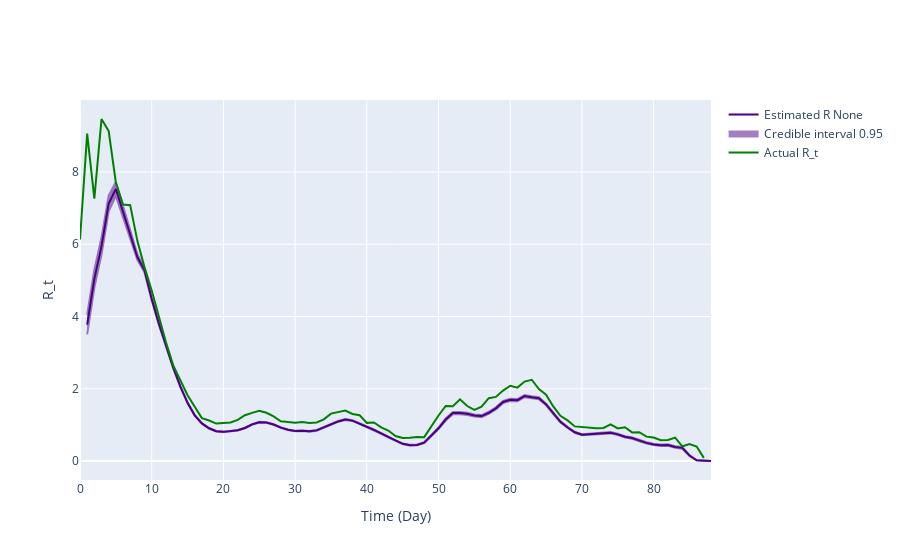

Here is the notebook cell this chart was saved with:
### Code cell
gamma_pdf_opt_r02 = gamma.pdf(x, result_r02.x[0], result_r02.x[1], result_r02.x[2])
inference = branchpro.BranchProPosterior(
    inc_data=inc_data_r02,
    daily_serial_interval=gamma_pdf_opt_r02,
    alpha=prior_a,
    beta=prior_b)

inference.run_inference(tau=tau)
intervals = inference.get_intervals(central_prob=.95)
intervals = process_intervals_data(intervals, gamma_pdf_opt_r02)

fig = plot_rt_fig(intervals, true_rt_r02[2:-1], gamma_pdf_opt_r02, end_time_point)
pio.write_image(fig.figure, 'kg_inference_plots/predicted_vs_true_rt_r02_optimal.png')
fig.show_figure()

### Figure 1 — Plotly figure (JSON) as saved in the notebook; plotly's stock layout.template omitted (floating-point values rounded to 4 significant figures; data arrays with more than 128 entries replaced by an {"elided": "..."} marker saying what was removed)
{"data": [{"line": {"color": "indigo"}, "mode": "lines", "name": "Estimated R None", "type": "scatter", "x": [1, 2, 3, 4, 5, 6, 7, 8, 9, 10, 11, 12, 13, 14, 15, 16, 17, 18, 19, 20, 21, 22, 23, 24, 25, 26, 27, 28, 29, 30, 31, 32, 33, 34, 35, 36, 37, 38, 39, 40, 41, 42, 43, 44, 45, 46, 47, 48, 49, 50, 51, 52, 53, 54, 55, 56, 57, 58, 59, 60, 61, 62, 63, 64, 65, 66, 67, 68, 69, 70, 71, 72, 73, 74, 75, 76, 77, 78, 79, 80, 81, 82, 83, 84, 85, 86, 87, 88], "y": [3.773, 5.042, 5.947, 7.126, 7.528, 6.879, 6.291, 5.646, 5.276, 4.485, 3.801, 3.176, 2.585, 2.058, 1.609, 1.265, 1.042, 0.9056, 0.8229, 0.8062, 0.8201, 0.8534, 0.9134, 1.013, 1.073, 1.066, 1.01, 0.9245, 0.8667, 0.8307, 0.8366, 0.8205, 0.8476, 0.9218, 1.012, 1.095, 1.148, 1.118, 1.036, 0.952, 0.862, 0.7633, 0.66, 0.5625, 0.4765, 0.4367, 0.445, 0.5093, 0.7012, 0.9058, 1.148, 1.325, 1.327, 1.306, 1.259, 1.243, 1.333, 1.457, 1.633, 1.694, 1.684, 1.796, 1.764, 1.737, 1.565, 1.314, 1.086, 0.9282, 0.796, 0.7252, 0.7396, 0.7636, 0.7651, 0.7821, 0.7372, 0.6696, 0.6354, 0.5664, 0.5015, 0.4596, 0.4368, 0.442, 0.3866, 0.3631, 0.1508, 0.01898, 5.331e-05, 0.0]}, {"fill": "toself", "fillcolor": "indigo", "line": {"color": "indigo"}, "mode": "lines", "name": "Credible interval 0.95", "opacity": 0.5, "showlegend": true, "type": "scatter", "x": {"elided": "176 int values"}, "y": {"elided": "176 float values"}}, {"line": {"color": "green"}, "mode": "lines", "name": "Actual R_t", "type": "scatter", "x": [0, 1, 2, 3, 4, 5, 6, 7, 8, 9, 10, 11, 12, 13, 14, 15, 16, 17, 18, 19, 20, 21, 22, 23, 24, 25, 26, 27, 28, 29, 30, 31, 32, 33, 34, 35, 36, 37, 38, 39, 40, 41, 42, 43, 44, 45, 46, 47, 48, 49, 50, 51, 52, 53, 54, 55, 56, 57, 58, 59, 60, 61, 62, 63, 64, 65, 66, 67, 68, 69, 70, 71, 72, 73, 74, 75, 76, 77, 78, 79, 80, 81, 82, 83, 84, 85, 86, 87, 88, 89, 90], "y": [6.132, 9.063, 7.261, 9.466, 9.131, 7.71, 7.097, 7.081, 6.093, 5.359, 4.72, 3.978, 3.279, 2.646, 2.212, 1.822, 1.504, 1.186, 1.119, 1.036, 1.05, 1.064, 1.139, 1.267, 1.333, 1.39, 1.336, 1.234, 1.099, 1.084, 1.058, 1.082, 1.052, 1.067, 1.152, 1.311, 1.362, 1.396, 1.301, 1.267, 1.056, 1.067, 0.9295, 0.843, 0.6916, 0.6365, 0.6428, 0.6644, 0.66, 0.9727, 1.26, 1.522, 1.517, 1.707, 1.522, 1.416, 1.503, 1.74, 1.775, 1.95, 2.083, 2.031, 2.198, 2.249, 1.99, 1.837, 1.51, 1.249, 1.124, 0.9575, 0.9383, 0.929, 0.9071, 0.9147, 1.012, 0.9015, 0.9334, 0.7918, 0.7972, 0.6738, 0.6496, 0.574, 0.5822, 0.6491, 0.4074, 0.471, 0.4017, 0.08589]}], "layout": {"hovermode": "x unified", "xaxis": {"title": {"text": "Time (Day)"}}, "yaxis": {"title": {"text": "R_t"}}}}
